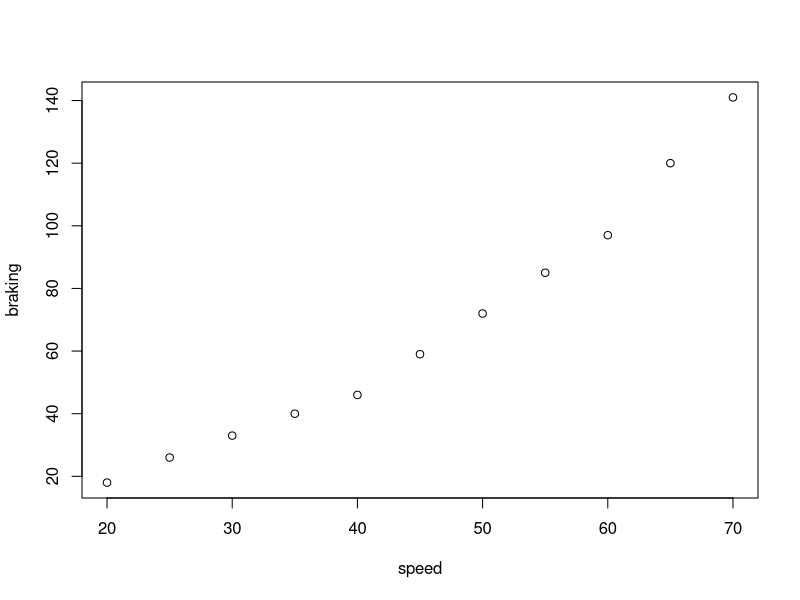

The R script that drew this image:
# Exercise 1 Regresion

# exc 5
speed = c(20, 25, 30, 35, 40, 45, 50, 55, 60, 65, 70)
braking = c(18, 26, 33, 40, 46, 59, 72, 85, 97, 120, 141)

mean(speed); mean(braking)
var(speed); var(braking)
cov(speed,braking)
plot(speed,braking)
cor(speed,braking)
lm(speed ~ braking)
